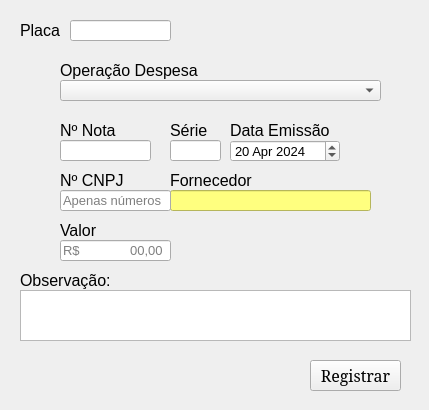
<?xml version="1.0" encoding="UTF-8"?>
<ui version="4.0">
 <class>MainWindow</class>
 <widget class="QMainWindow" name="MainWindow">
  <property name="geometry">
   <rect>
    <x>0</x>
    <y>0</y>
    <width>429</width>
    <height>410</height>
   </rect>
  </property>
  <property name="windowTitle">
   <string>Controle de Custo do Veículo</string>
  </property>
  <widget class="QWidget" name="centralwidget">
   <widget class="QLabel" name="fundobackgroud">
    <property name="geometry">
     <rect>
      <x>0</x>
      <y>0</y>
      <width>481</width>
      <height>491</height>
     </rect>
    </property>
    <property name="text">
     <string/>
    </property>
    <property name="pixmap">
     <pixmap>../Images/fundo 2.jpg</pixmap>
    </property>
   </widget>
   <widget class="QLineEdit" name="nrPlaca">
    <property name="geometry">
     <rect>
      <x>70</x>
      <y>20</y>
      <width>101</width>
      <height>21</height>
     </rect>
    </property>
    <property name="font">
     <font>
      <pointsize>10</pointsize>
     </font>
    </property>
   </widget>
   <widget class="QLabel" name="label">
    <property name="geometry">
     <rect>
      <x>20</x>
      <y>20</y>
      <width>61</width>
      <height>21</height>
     </rect>
    </property>
    <property name="font">
     <font>
      <pointsize>12</pointsize>
     </font>
    </property>
    <property name="text">
     <string>Placa</string>
    </property>
   </widget>
   <widget class="QLineEdit" name="nmFornecedor">
    <property name="geometry">
     <rect>
      <x>170</x>
      <y>190</y>
      <width>201</width>
      <height>21</height>
     </rect>
    </property>
    <property name="font">
     <font>
      <pointsize>10</pointsize>
     </font>
    </property>
    <property name="styleSheet">
     <string notr="true">background-color: rgb(255, 255, 127);</string>
    </property>
    <property name="placeholderText">
     <string/>
    </property>
   </widget>
   <widget class="QLabel" name="label_2">
    <property name="geometry">
     <rect>
      <x>60</x>
      <y>170</y>
      <width>91</width>
      <height>21</height>
     </rect>
    </property>
    <property name="font">
     <font>
      <pointsize>12</pointsize>
     </font>
    </property>
    <property name="text">
     <string>Nº CNPJ</string>
    </property>
   </widget>
   <widget class="QComboBox" name="dsDespesa">
    <property name="geometry">
     <rect>
      <x>60</x>
      <y>80</y>
      <width>321</width>
      <height>21</height>
     </rect>
    </property>
    <property name="font">
     <font>
      <pointsize>10</pointsize>
     </font>
    </property>
    <property name="placeholderText">
     <string>Selecione a Operação</string>
    </property>
    <property name="duplicatesEnabled">
     <bool>false</bool>
    </property>
   </widget>
   <widget class="QLabel" name="label_3">
    <property name="geometry">
     <rect>
      <x>60</x>
      <y>60</y>
      <width>141</width>
      <height>21</height>
     </rect>
    </property>
    <property name="font">
     <font>
      <pointsize>12</pointsize>
     </font>
    </property>
    <property name="text">
     <string>Operação Despesa</string>
    </property>
   </widget>
   <widget class="QLineEdit" name="nrNota">
    <property name="geometry">
     <rect>
      <x>60</x>
      <y>140</y>
      <width>91</width>
      <height>21</height>
     </rect>
    </property>
    <property name="font">
     <font>
      <pointsize>10</pointsize>
     </font>
    </property>
   </widget>
   <widget class="QLineEdit" name="nrSerie">
    <property name="geometry">
     <rect>
      <x>170</x>
      <y>140</y>
      <width>51</width>
      <height>21</height>
     </rect>
    </property>
    <property name="font">
     <font>
      <pointsize>10</pointsize>
     </font>
    </property>
   </widget>
   <widget class="QLabel" name="label_4">
    <property name="geometry">
     <rect>
      <x>60</x>
      <y>120</y>
      <width>81</width>
      <height>21</height>
     </rect>
    </property>
    <property name="font">
     <font>
      <pointsize>12</pointsize>
     </font>
    </property>
    <property name="text">
     <string>Nº Nota</string>
    </property>
   </widget>
   <widget class="QLabel" name="label_5">
    <property name="geometry">
     <rect>
      <x>170</x>
      <y>120</y>
      <width>41</width>
      <height>21</height>
     </rect>
    </property>
    <property name="font">
     <font>
      <pointsize>12</pointsize>
     </font>
    </property>
    <property name="text">
     <string>Série</string>
    </property>
   </widget>
   <widget class="QDateEdit" name="dtEmissao">
    <property name="geometry">
     <rect>
      <x>230</x>
      <y>140</y>
      <width>110</width>
      <height>22</height>
     </rect>
    </property>
    <property name="font">
     <font>
      <pointsize>10</pointsize>
     </font>
    </property>
    <property name="dateTime">
     <datetime>
      <hour>0</hour>
      <minute>0</minute>
      <second>0</second>
      <year>2024</year>
      <month>4</month>
      <day>20</day>
     </datetime>
    </property>
   </widget>
   <widget class="QLabel" name="label_6">
    <property name="geometry">
     <rect>
      <x>230</x>
      <y>120</y>
      <width>111</width>
      <height>21</height>
     </rect>
    </property>
    <property name="font">
     <font>
      <pointsize>12</pointsize>
     </font>
    </property>
    <property name="text">
     <string>Data Emissão</string>
    </property>
   </widget>
   <widget class="QLineEdit" name="nrCNPJ">
    <property name="geometry">
     <rect>
      <x>60</x>
      <y>190</y>
      <width>111</width>
      <height>21</height>
     </rect>
    </property>
    <property name="font">
     <font>
      <pointsize>10</pointsize>
     </font>
    </property>
    <property name="placeholderText">
     <string>Apenas números</string>
    </property>
   </widget>
   <widget class="QLabel" name="label_7">
    <property name="geometry">
     <rect>
      <x>170</x>
      <y>170</y>
      <width>91</width>
      <height>21</height>
     </rect>
    </property>
    <property name="font">
     <font>
      <pointsize>12</pointsize>
     </font>
    </property>
    <property name="text">
     <string>Fornecedor</string>
    </property>
   </widget>
   <widget class="QTextEdit" name="Observacao">
    <property name="geometry">
     <rect>
      <x>20</x>
      <y>290</y>
      <width>391</width>
      <height>51</height>
     </rect>
    </property>
    <property name="font">
     <font>
      <pointsize>10</pointsize>
     </font>
    </property>
   </widget>
   <widget class="QLabel" name="label_8">
    <property name="geometry">
     <rect>
      <x>20</x>
      <y>270</y>
      <width>141</width>
      <height>21</height>
     </rect>
    </property>
    <property name="font">
     <font>
      <pointsize>12</pointsize>
     </font>
    </property>
    <property name="text">
     <string>Observação:</string>
    </property>
   </widget>
   <widget class="QLineEdit" name="Valor">
    <property name="geometry">
     <rect>
      <x>60</x>
      <y>240</y>
      <width>111</width>
      <height>21</height>
     </rect>
    </property>
    <property name="font">
     <font>
      <pointsize>10</pointsize>
     </font>
    </property>
    <property name="placeholderText">
     <string>R$              00,00</string>
    </property>
   </widget>
   <widget class="QLabel" name="label_9">
    <property name="geometry">
     <rect>
      <x>60</x>
      <y>220</y>
      <width>91</width>
      <height>21</height>
     </rect>
    </property>
    <property name="font">
     <font>
      <pointsize>12</pointsize>
     </font>
    </property>
    <property name="text">
     <string>Valor</string>
    </property>
   </widget>
   <widget class="QPushButton" name="pushButton">
    <property name="geometry">
     <rect>
      <x>310</x>
      <y>360</y>
      <width>91</width>
      <height>31</height>
     </rect>
    </property>
    <property name="font">
     <font>
      <family>MS Serif</family>
      <pointsize>12</pointsize>
      <weight>50</weight>
      <bold>false</bold>
     </font>
    </property>
    <property name="toolTip">
     <string>&lt;html&gt;&lt;head/&gt;&lt;body&gt;&lt;p&gt;Precione o botão para Registrar a despesa.&lt;/p&gt;&lt;/body&gt;&lt;/html&gt;</string>
    </property>
    <property name="text">
     <string>Registrar</string>
    </property>
   </widget>
  </widget>
 </widget>
 <resources/>
 <connections/>
</ui>
